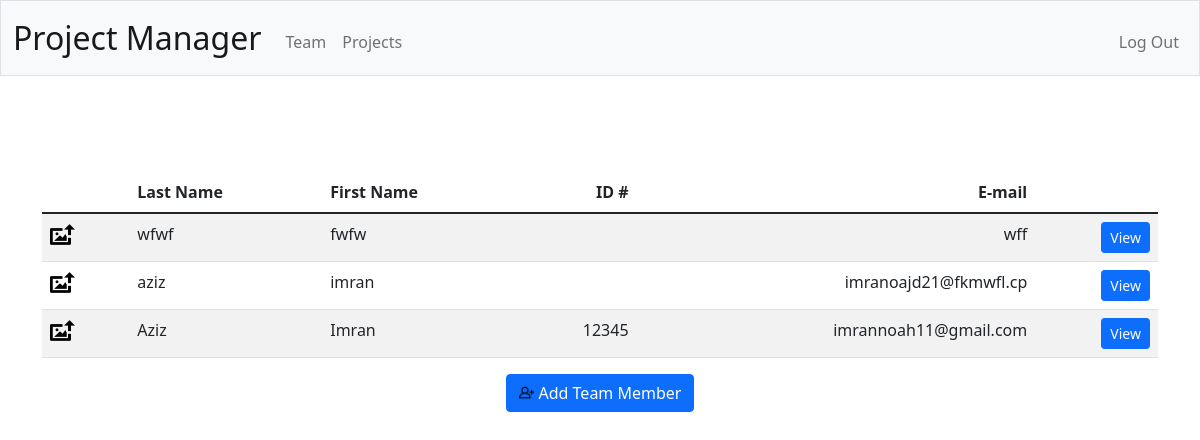
Screenshot of /team (signed in) with the database file from the repository.
### tables this page shows
CREATE TABLE person (id INTEGER PRIMARY KEY AUTOINCREMENT NOT NULL,
first_name TEXT NOT NULL,
last_name TEXT NOT NULL,
email TEXT NOT NULL,
employee_id TEXT,
owner INTEGER,
FOREIGN KEY(owner) REFERENCES users(id));

### app.py (the view, shortened to what this page needs)
@app.route("/team", methods=["GET", "POST"])
@login_required
def team():
    if request.method == "GET":
        command = cur.execute("""SELECT * FROM person
                              WHERE owner = ?""",
                              [session["user_id"]])
        team = cur_to_dict_person(command)
        return render_template("team.html", team=team)

### app.py (called while the page is built)
def cur_to_dict_person(x):
    team = []
    for m in x:
            if os.path.exists(os.path.join(UPLOAD_FOLDER, f"{m[0]}.jpg")):
                pfp = os.path.join("/static/uploads", f"{m[0]}.jpg")
            else:
                pfp = os.path.join("/static", "upload_image.png")
            team.append(
                {
                    "id": m[0],
                    "first_name": m[1],
                    "last_name": m[2],
                    "email": m[3],
                    "employee_id": m[4],
                    "pfp": pfp
                }
            )
    return team

@app.after_request
def after_request(response):
    response.headers["Cache-Control"] = "no-cache, no-store, must-revalidate"
    response.headers["Expires"] = 0
    response.headers["Pragma"] = "no-cache"
    return response

def login_required(f):
    @wraps(f)
    def decorated_function(*args, **kwargs):
        if session.get("user_id") is None:
            return redirect("/login")
        return f(*args, **kwargs)
    return decorated_function

### templates/team.html (shortened to what this page needs)
{% extends "layout.html" %}
{% block main %}
    <main class="container py-5 text-center">
        <div class="table-responsive">
        <table class="table table-striped" style="overflow-x: scroll;">
            <thead>
                {% if team %}
                    <tr>
                        <th class="text-start"></th>
                        <th class="text-start">Last Name</th>
                        <th class="text-start">First Name</th>
                        <th class="text-end">ID #</th>
                        <th class="text-end">E-mail</th>
                        <th></th>
                    </tr>
                {% else %}
                    <tr>
                        <th></th>
                    </tr>
                {% endif %}
            </thead>
            <tbody>
                {% if team %}
                    {% for m in team %}
                        <tr>
                            <td class="text-start"><img src="{{m['pfp']}}" class="profile_thumb"></td>
                            <td class="text-start">{{m["last_name"]}}</td>
                            <td class="text-start">{{m["first_name"]}}</td>
                            <td class="text-end">{{m["employee_id"]}}</td>
                            <td class="text-end">{{m["email"]}}</td>
                            <td class="text-end">
                                <form action="/viewmember" method="get">
                                    <button class="btn btn-primary btn-sm" type="submit">View</button>
                                </form>
                            </td>
                        </tr>
                    {% endfor %}
                {% else %}
                    <tr>
                        <td>No team members to display</td>
                    </tr>
                {% endif %}
            </tbody>
        </table>
        </div>
        <form action="/addmember" method="get">
            <button class="btn btn-primary" type="submit"><img src="/static/add_user.png" class="button_img">Add Team Member</button>
        </form>
{% endblock %}

### static/styles.css (style rules this page uses)
.button_img { width: 20px; height: 20px; padding-bottom: 5px; padding-right: 5px; }
.profile_thumb { width: 30px; height: 30px; padding-bottom: 5px; padding-right: 5px; }

### rows the page displays
person: last_name "wfwf", first_name "fwfw", email "wff"
person: last_name "aziz", first_name "imran", email "imranoajd21@fkmwfl.cp"
person: last_name "Aziz", first_name "Imran", employee_id "12345", email "imrannoah11@gmail.com"
